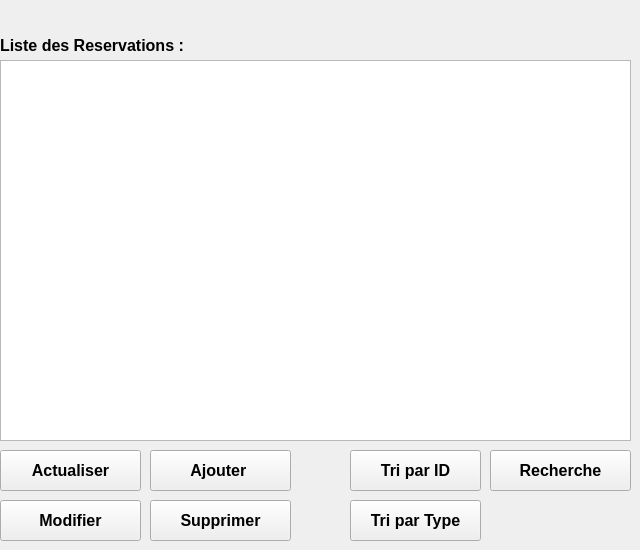
      <widget class="QWidget" name="page_3">
       <widget class="QPushButton" name="pushButton_4">
        <property name="geometry">
         <rect>
          <x>0</x>
          <y>500</y>
          <width>141</width>
          <height>41</height>
         </rect>
        </property>
        <property name="font">
         <font>
          <pointsize>12</pointsize>
          <weight>75</weight>
          <bold>true</bold>
         </font>
        </property>
        <property name="text">
         <string>Modifier</string>
        </property>
       </widget>
       <widget class="QPushButton" name="pushButton_3">
        <property name="geometry">
         <rect>
          <x>150</x>
          <y>450</y>
          <width>141</width>
          <height>41</height>
         </rect>
        </property>
        <property name="font">
         <font>
          <pointsize>12</pointsize>
          <weight>75</weight>
          <bold>true</bold>
         </font>
        </property>
        <property name="text">
         <string>Ajouter </string>
        </property>
       </widget>
       <widget class="QTableView" name="tableView_2">
        <property name="geometry">
         <rect>
          <x>0</x>
          <y>60</y>
          <width>631</width>
          <height>381</height>
         </rect>
        </property>
       </widget>
       <widget class="QLabel" name="label_6">
        <property name="geometry">
         <rect>
          <x>0</x>
          <y>30</y>
          <width>281</width>
          <height>31</height>
         </rect>
        </property>
        <property name="font">
         <font>
          <pointsize>12</pointsize>
          <weight>75</weight>
          <bold>true</bold>
         </font>
        </property>
        <property name="autoFillBackground">
         <bool>false</bool>
        </property>
        <property name="text">
         <string>Liste des Reservations :</string>
        </property>
       </widget>
       <widget class="QPushButton" name="pushButton_28">
        <property name="geometry">
         <rect>
          <x>350</x>
          <y>450</y>
          <width>131</width>
          <height>41</height>
         </rect>
        </property>
        <property name="font">
         <font>
          <pointsize>12</pointsize>
          <weight>75</weight>
          <bold>true</bold>
         </font>
        </property>
        <property name="text">
         <string>Tri par ID</string>
        </property>
       </widget>
       <widget class="QPushButton" name="pushButton_29">
        <property name="geometry">
         <rect>
          <x>350</x>
          <y>500</y>
          <width>131</width>
          <height>41</height>
         </rect>
        </property>
        <property name="font">
         <font>
          <pointsize>12</pointsize>
          <weight>75</weight>
          <bold>true</bold>
         </font>
        </property>
        <property name="text">
         <string>Tri par Type</string>
        </property>
       </widget>
       <widget class="QPushButton" name="pushButton_5">
        <property name="geometry">
         <rect>
          <x>150</x>
          <y>500</y>
          <width>141</width>
          <height>41</height>
         </rect>
        </property>
        <property name="font">
         <font>
          <pointsize>12</pointsize>
          <weight>75</weight>
          <bold>true</bold>
         </font>
        </property>
        <property name="text">
         <string>Supprimer</string>
        </property>
       </widget>
       <widget class="QPushButton" name="pushButton_2">
        <property name="geometry">
         <rect>
          <x>490</x>
          <y>450</y>
          <width>141</width>
          <height>41</height>
         </rect>
        </property>
        <property name="font">
         <font>
          <pointsize>12</pointsize>
          <weight>75</weight>
          <bold>true</bold>
         </font>
        </property>
        <property name="text">
         <string>Recherche</string>
        </property>
       </widget>
       <widget class="QPushButton" name="pushButton_11">
        <property name="geometry">
         <rect>
          <x>0</x>
          <y>450</y>
          <width>141</width>
          <height>41</height>
         </rect>
        </property>
        <property name="font">
         <font>
          <pointsize>12</pointsize>
          <weight>75</weight>
          <bold>true</bold>
         </font>
        </property>
        <property name="text">
         <string>Actualiser</string>
        </property>
       </widget>
      </widget>
